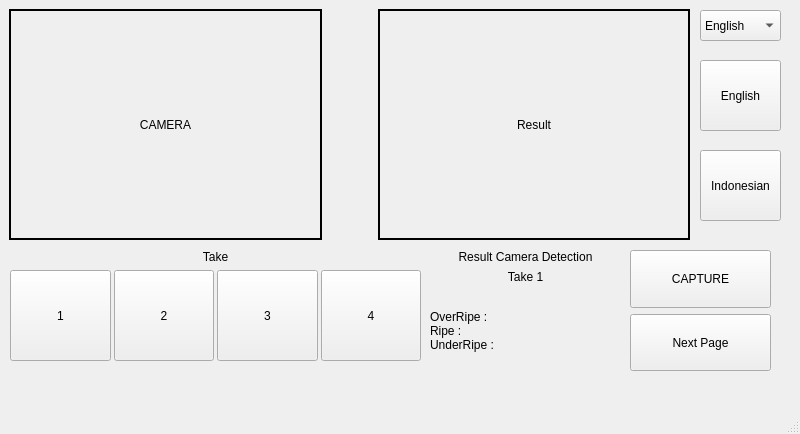
<?xml version="1.0" encoding="UTF-8"?>
<ui version="4.0">
 <class>MainWindow</class>
 <widget class="QMainWindow" name="MainWindow">
  <property name="geometry">
   <rect>
    <x>0</x>
    <y>0</y>
    <width>800</width>
    <height>434</height>
   </rect>
  </property>
  <property name="windowTitle">
   <string>Egrek Digital</string>
  </property>
  <widget class="QWidget" name="centralwidget">
   <widget class="QStackedWidget" name="stackedWidget">
    <property name="geometry">
     <rect>
      <x>0</x>
      <y>0</y>
      <width>791</width>
      <height>386</height>
     </rect>
    </property>
    <property name="currentIndex">
     <number>0</number>
    </property>
    <widget class="QWidget" name="page">
     <widget class="QWidget" name="verticalLayoutWidget">
      <property name="geometry">
       <rect>
        <x>10</x>
        <y>250</y>
        <width>411</width>
        <height>111</height>
       </rect>
      </property>
      <layout class="QVBoxLayout" name="verticalLayout">
       <item>
        <widget class="QLabel" name="label_2">
         <property name="sizePolicy">
          <sizepolicy hsizetype="Preferred" vsizetype="Fixed">
           <horstretch>0</horstretch>
           <verstretch>0</verstretch>
          </sizepolicy>
         </property>
         <property name="text">
          <string>Take</string>
         </property>
         <property name="alignment">
          <set>Qt::AlignCenter</set>
         </property>
        </widget>
       </item>
       <item>
        <layout class="QHBoxLayout" name="horizontalLayout_2" stretch="0,0,0,0">
         <property name="spacing">
          <number>3</number>
         </property>
         <property name="sizeConstraint">
          <enum>QLayout::SetNoConstraint</enum>
         </property>
         <property name="bottomMargin">
          <number>0</number>
         </property>
         <item>
          <widget class="QPushButton" name="btn_shut_1">
           <property name="enabled">
            <bool>true</bool>
           </property>
           <property name="sizePolicy">
            <sizepolicy hsizetype="Preferred" vsizetype="Preferred">
             <horstretch>0</horstretch>
             <verstretch>0</verstretch>
            </sizepolicy>
           </property>
           <property name="layoutDirection">
            <enum>Qt::LeftToRight</enum>
           </property>
           <property name="autoFillBackground">
            <bool>false</bool>
           </property>
           <property name="text">
            <string>1</string>
           </property>
          </widget>
         </item>
         <item>
          <widget class="QPushButton" name="btn_shut_2">
           <property name="sizePolicy">
            <sizepolicy hsizetype="Minimum" vsizetype="Preferred">
             <horstretch>0</horstretch>
             <verstretch>0</verstretch>
            </sizepolicy>
           </property>
           <property name="text">
            <string>2</string>
           </property>
          </widget>
         </item>
         <item>
          <widget class="QPushButton" name="btn_shut_3">
           <property name="sizePolicy">
            <sizepolicy hsizetype="Minimum" vsizetype="Preferred">
             <horstretch>0</horstretch>
             <verstretch>0</verstretch>
            </sizepolicy>
           </property>
           <property name="text">
            <string>3</string>
           </property>
          </widget>
         </item>
         <item>
          <widget class="QPushButton" name="btn_shut_4">
           <property name="sizePolicy">
            <sizepolicy hsizetype="Preferred" vsizetype="Preferred">
             <horstretch>0</horstretch>
             <verstretch>7</verstretch>
            </sizepolicy>
           </property>
           <property name="text">
            <string>4</string>
           </property>
          </widget>
         </item>
        </layout>
       </item>
      </layout>
     </widget>
     <widget class="QWidget" name="verticalLayoutWidget_2">
      <property name="geometry">
       <rect>
        <x>630</x>
        <y>250</y>
        <width>141</width>
        <height>121</height>
       </rect>
      </property>
      <layout class="QVBoxLayout" name="verticalLayout_2">
       <item>
        <widget class="QPushButton" name="btn_capture">
         <property name="sizePolicy">
          <sizepolicy hsizetype="Preferred" vsizetype="Preferred">
           <horstretch>0</horstretch>
           <verstretch>0</verstretch>
          </sizepolicy>
         </property>
         <property name="text">
          <string>CAPTURE</string>
         </property>
        </widget>
       </item>
       <item>
        <widget class="QPushButton" name="btn_nextpage1">
         <property name="sizePolicy">
          <sizepolicy hsizetype="Minimum" vsizetype="Preferred">
           <horstretch>0</horstretch>
           <verstretch>0</verstretch>
          </sizepolicy>
         </property>
         <property name="text">
          <string>Next Page</string>
         </property>
        </widget>
       </item>
      </layout>
     </widget>
     <widget class="QWidget" name="verticalLayoutWidget_3">
      <property name="geometry">
       <rect>
        <x>430</x>
        <y>250</y>
        <width>191</width>
        <height>121</height>
       </rect>
      </property>
      <layout class="QVBoxLayout" name="verticalLayout_3">
       <item>
        <widget class="QLabel" name="label">
         <property name="sizePolicy">
          <sizepolicy hsizetype="Preferred" vsizetype="Fixed">
           <horstretch>0</horstretch>
           <verstretch>0</verstretch>
          </sizepolicy>
         </property>
         <property name="text">
          <string>Result Camera Detection</string>
         </property>
         <property name="alignment">
          <set>Qt::AlignCenter</set>
         </property>
        </widget>
       </item>
       <item>
        <widget class="QLabel" name="lbl_take">
         <property name="sizePolicy">
          <sizepolicy hsizetype="Preferred" vsizetype="Fixed">
           <horstretch>0</horstretch>
           <verstretch>0</verstretch>
          </sizepolicy>
         </property>
         <property name="text">
          <string>Take 1</string>
         </property>
         <property name="alignment">
          <set>Qt::AlignCenter</set>
         </property>
        </widget>
       </item>
       <item>
        <widget class="QLabel" name="lbl_resultdetection">
         <property name="text">
          <string>OverRipe :  
Ripe : 
UnderRipe :</string>
         </property>
         <property name="alignment">
          <set>Qt::AlignLeading|Qt::AlignLeft|Qt::AlignVCenter</set>
         </property>
         <property name="wordWrap">
          <bool>false</bool>
         </property>
         <property name="indent">
          <number>-1</number>
         </property>
        </widget>
       </item>
      </layout>
     </widget>
     <widget class="QWidget" name="gridLayoutWidget">
      <property name="geometry">
       <rect>
        <x>9</x>
        <y>9</y>
        <width>681</width>
        <height>231</height>
       </rect>
      </property>
      <layout class="QGridLayout" name="gridLayout">
       <item row="0" column="2">
        <widget class="QLabel" name="disp_result">
         <property name="sizePolicy">
          <sizepolicy hsizetype="Preferred" vsizetype="Preferred">
           <horstretch>0</horstretch>
           <verstretch>0</verstretch>
          </sizepolicy>
         </property>
         <property name="frameShape">
          <enum>QFrame::WinPanel</enum>
         </property>
         <property name="text">
          <string>Result</string>
         </property>
         <property name="alignment">
          <set>Qt::AlignCenter</set>
         </property>
        </widget>
       </item>
       <item row="0" column="1">
        <spacer name="horizontalSpacer">
         <property name="orientation">
          <enum>Qt::Horizontal</enum>
         </property>
         <property name="sizeType">
          <enum>QSizePolicy::Fixed</enum>
         </property>
         <property name="sizeHint" stdset="0">
          <size>
           <width>50</width>
           <height>6</height>
          </size>
         </property>
        </spacer>
       </item>
       <item row="0" column="0">
        <widget class="QLabel" name="disp_camera">
         <property name="sizePolicy">
          <sizepolicy hsizetype="Preferred" vsizetype="Preferred">
           <horstretch>0</horstretch>
           <verstretch>0</verstretch>
          </sizepolicy>
         </property>
         <property name="frameShape">
          <enum>QFrame::WinPanel</enum>
         </property>
         <property name="text">
          <string>CAMERA</string>
         </property>
         <property name="alignment">
          <set>Qt::AlignCenter</set>
         </property>
        </widget>
       </item>
      </layout>
     </widget>
     <widget class="QComboBox" name="select_language">
      <property name="geometry">
       <rect>
        <x>700</x>
        <y>10</y>
        <width>81</width>
        <height>31</height>
       </rect>
      </property>
      <item>
       <property name="text">
        <string>English</string>
       </property>
      </item>
      <item>
       <property name="text">
        <string>Indonesian</string>
       </property>
      </item>
     </widget>
     <widget class="QPushButton" name="btn_switchtoenglish">
      <property name="geometry">
       <rect>
        <x>700</x>
        <y>60</y>
        <width>81</width>
        <height>71</height>
       </rect>
      </property>
      <property name="text">
       <string>English</string>
      </property>
     </widget>
     <widget class="QPushButton" name="btn_switchtoindonesia">
      <property name="geometry">
       <rect>
        <x>700</x>
        <y>150</y>
        <width>81</width>
        <height>71</height>
       </rect>
      </property>
      <property name="text">
       <string>Indonesian</string>
      </property>
     </widget>
    </widget>
    <widget class="QWidget" name="page_2">
     <widget class="QWidget" name="verticalLayoutWidget_4">
      <property name="geometry">
       <rect>
        <x>310</x>
        <y>20</y>
        <width>201</width>
        <height>101</height>
       </rect>
      </property>
      <layout class="QVBoxLayout" name="verticalLayout_4">
       <item>
        <widget class="QLabel" name="label_3">
         <property name="sizePolicy">
          <sizepolicy hsizetype="Preferred" vsizetype="Fixed">
           <horstretch>0</horstretch>
           <verstretch>0</verstretch>
          </sizepolicy>
         </property>
         <property name="text">
          <string>Result All Camera Detection</string>
         </property>
         <property name="alignment">
          <set>Qt::AlignCenter</set>
         </property>
        </widget>
       </item>
       <item>
        <widget class="QLabel" name="lbl_resultdetection_3">
         <property name="text">
          <string>OverRipe :  
Ripe : 
UnderRipe :</string>
         </property>
         <property name="alignment">
          <set>Qt::AlignLeading|Qt::AlignLeft|Qt::AlignVCenter</set>
         </property>
         <property name="wordWrap">
          <bool>false</bool>
         </property>
         <property name="indent">
          <number>-1</number>
         </property>
        </widget>
       </item>
      </layout>
     </widget>
     <widget class="QPushButton" name="btn_back2">
      <property name="geometry">
       <rect>
        <x>10</x>
        <y>290</y>
        <width>89</width>
        <height>81</height>
       </rect>
      </property>
      <property name="text">
       <string>BACK</string>
      </property>
     </widget>
     <widget class="QPushButton" name="btn_showtable">
      <property name="geometry">
       <rect>
        <x>680</x>
        <y>290</y>
        <width>89</width>
        <height>81</height>
       </rect>
      </property>
      <property name="text">
       <string>SHOW 
TABLE</string>
      </property>
     </widget>
     <widget class="QWidget" name="verticalLayoutWidget_7">
      <property name="geometry">
       <rect>
        <x>310</x>
        <y>190</y>
        <width>201</width>
        <height>81</height>
       </rect>
      </property>
      <layout class="QVBoxLayout" name="verticalLayout_7">
       <item>
        <widget class="QPushButton" name="btn_submittodecision">
         <property name="sizePolicy">
          <sizepolicy hsizetype="Minimum" vsizetype="Preferred">
           <horstretch>0</horstretch>
           <verstretch>0</verstretch>
          </sizepolicy>
         </property>
         <property name="text">
          <string>Submit</string>
         </property>
        </widget>
       </item>
       <item>
        <widget class="QLabel" name="label_4">
         <property name="text">
          <string>Decision</string>
         </property>
         <property name="alignment">
          <set>Qt::AlignCenter</set>
         </property>
        </widget>
       </item>
      </layout>
     </widget>
     <widget class="QWidget" name="verticalLayoutWidget_6">
      <property name="geometry">
       <rect>
        <x>440</x>
        <y>130</y>
        <width>201</width>
        <height>53</height>
       </rect>
      </property>
      <layout class="QVBoxLayout" name="verticalLayout_6">
       <item>
        <widget class="QLabel" name="label_6">
         <property name="sizePolicy">
          <sizepolicy hsizetype="Preferred" vsizetype="Fixed">
           <horstretch>0</horstretch>
           <verstretch>0</verstretch>
          </sizepolicy>
         </property>
         <property name="text">
          <string>Input Fruit Drop</string>
         </property>
         <property name="alignment">
          <set>Qt::AlignCenter</set>
         </property>
        </widget>
       </item>
       <item>
        <layout class="QHBoxLayout" name="horizontalLayout_3">
         <item>
          <widget class="QSpinBox" name="sbox_inputbrondolan">
           <property name="sizePolicy">
            <sizepolicy hsizetype="Preferred" vsizetype="Maximum">
             <horstretch>0</horstretch>
             <verstretch>0</verstretch>
            </sizepolicy>
           </property>
          </widget>
         </item>
         <item>
          <widget class="QPushButton" name="btn_shownumpad_inputbrondolan">
           <property name="sizePolicy">
            <sizepolicy hsizetype="Fixed" vsizetype="Preferred">
             <horstretch>0</horstretch>
             <verstretch>0</verstretch>
            </sizepolicy>
           </property>
           <property name="text">
            <string>Numpad</string>
           </property>
          </widget>
         </item>
        </layout>
       </item>
      </layout>
     </widget>
     <widget class="QWidget" name="verticalLayoutWidget_8">
      <property name="geometry">
       <rect>
        <x>180</x>
        <y>130</y>
        <width>201</width>
        <height>53</height>
       </rect>
      </property>
      <layout class="QVBoxLayout" name="verticalLayout_8">
       <item>
        <widget class="QLabel" name="label_7">
         <property name="sizePolicy">
          <sizepolicy hsizetype="Preferred" vsizetype="Fixed">
           <horstretch>0</horstretch>
           <verstretch>0</verstretch>
          </sizepolicy>
         </property>
         <property name="text">
          <string>Input NumberTree</string>
         </property>
         <property name="alignment">
          <set>Qt::AlignCenter</set>
         </property>
        </widget>
       </item>
       <item>
        <layout class="QHBoxLayout" name="horizontalLayout_4">
         <item>
          <widget class="QSpinBox" name="sbox_inputnumbertree">
           <property name="sizePolicy">
            <sizepolicy hsizetype="Preferred" vsizetype="Maximum">
             <horstretch>0</horstretch>
             <verstretch>0</verstretch>
            </sizepolicy>
           </property>
          </widget>
         </item>
         <item>
          <widget class="QPushButton" name="btn_shownumpad_numtree">
           <property name="sizePolicy">
            <sizepolicy hsizetype="Fixed" vsizetype="Preferred">
             <horstretch>0</horstretch>
             <verstretch>0</verstretch>
            </sizepolicy>
           </property>
           <property name="text">
            <string>Numpad</string>
           </property>
          </widget>
         </item>
        </layout>
       </item>
      </layout>
     </widget>
     <widget class="QLabel" name="lbl_resultdecision">
      <property name="geometry">
       <rect>
        <x>260</x>
        <y>290</y>
        <width>301</width>
        <height>51</height>
       </rect>
      </property>
      <property name="font">
       <font>
        <pointsize>30</pointsize>
       </font>
      </property>
      <property name="text">
       <string>-</string>
      </property>
      <property name="alignment">
       <set>Qt::AlignCenter</set>
      </property>
     </widget>
    </widget>
    <widget class="QWidget" name="page_3">
     <widget class="QPushButton" name="btn_back3">
      <property name="geometry">
       <rect>
        <x>10</x>
        <y>270</y>
        <width>89</width>
        <height>81</height>
       </rect>
      </property>
      <property name="text">
       <string>BACK</string>
      </property>
     </widget>
     <widget class="QWidget" name="verticalLayoutWidget_5">
      <property name="geometry">
       <rect>
        <x>9</x>
        <y>9</y>
        <width>761</width>
        <height>251</height>
       </rect>
      </property>
      <layout class="QVBoxLayout" name="verticalLayout_5">
       <item>
        <widget class="QTableWidget" name="tbl_data">
         <property name="sizePolicy">
          <sizepolicy hsizetype="Expanding" vsizetype="Expanding">
           <horstretch>0</horstretch>
           <verstretch>0</verstretch>
          </sizepolicy>
         </property>
         <property name="editTriggers">
          <set>QAbstractItemView::NoEditTriggers</set>
         </property>
         <property name="dragEnabled">
          <bool>true</bool>
         </property>
         <property name="sortingEnabled">
          <bool>false</bool>
         </property>
         <attribute name="horizontalHeaderVisible">
          <bool>false</bool>
         </attribute>
         <attribute name="horizontalHeaderCascadingSectionResizes">
          <bool>true</bool>
         </attribute>
         <attribute name="horizontalHeaderDefaultSectionSize">
          <number>95</number>
         </attribute>
         <attribute name="horizontalHeaderShowSortIndicator" stdset="0">
          <bool>true</bool>
         </attribute>
         <attribute name="horizontalHeaderStretchLastSection">
          <bool>true</bool>
         </attribute>
         <attribute name="verticalHeaderVisible">
          <bool>false</bool>
         </attribute>
         <attribute name="verticalHeaderCascadingSectionResizes">
          <bool>true</bool>
         </attribute>
         <attribute name="verticalHeaderMinimumSectionSize">
          <number>9</number>
         </attribute>
         <attribute name="verticalHeaderDefaultSectionSize">
          <number>9</number>
         </attribute>
         <attribute name="verticalHeaderHighlightSections">
          <bool>true</bool>
         </attribute>
         <column>
          <property name="text">
           <string>NumTree</string>
          </property>
          <property name="font">
           <font>
            <weight>75</weight>
            <bold>true</bold>
           </font>
          </property>
          <property name="textAlignment">
           <set>AlignCenter</set>
          </property>
         </column>
         <column>
          <property name="text">
           <string>OverRipe</string>
          </property>
          <property name="font">
           <font>
            <weight>75</weight>
            <bold>true</bold>
           </font>
          </property>
         </column>
         <column>
          <property name="text">
           <string>Ripe</string>
          </property>
          <property name="font">
           <font>
            <weight>75</weight>
            <bold>true</bold>
           </font>
          </property>
         </column>
         <column>
          <property name="text">
           <string>UnderRipe</string>
          </property>
          <property name="font">
           <font>
            <weight>75</weight>
            <bold>true</bold>
           </font>
          </property>
         </column>
         <column>
          <property name="text">
           <string>FruitDrop</string>
          </property>
          <property name="font">
           <font>
            <weight>75</weight>
            <bold>true</bold>
           </font>
          </property>
         </column>
         <column>
          <property name="text">
           <string>Decision</string>
          </property>
          <property name="font">
           <font>
            <weight>75</weight>
            <bold>true</bold>
           </font>
          </property>
         </column>
        </widget>
       </item>
      </layout>
     </widget>
     <widget class="QPushButton" name="btn_backtodetection">
      <property name="geometry">
       <rect>
        <x>670</x>
        <y>270</y>
        <width>89</width>
        <height>81</height>
       </rect>
      </property>
      <property name="text">
       <string>RESET 
BACK 
TO 
DETECTION</string>
      </property>
     </widget>
    </widget>
   </widget>
  </widget>
  <widget class="QMenuBar" name="menubar">
   <property name="geometry">
    <rect>
     <x>0</x>
     <y>0</y>
     <width>800</width>
     <height>22</height>
    </rect>
   </property>
  </widget>
  <widget class="QStatusBar" name="statusbar"/>
 </widget>
 <resources/>
 <connections/>
</ui>
